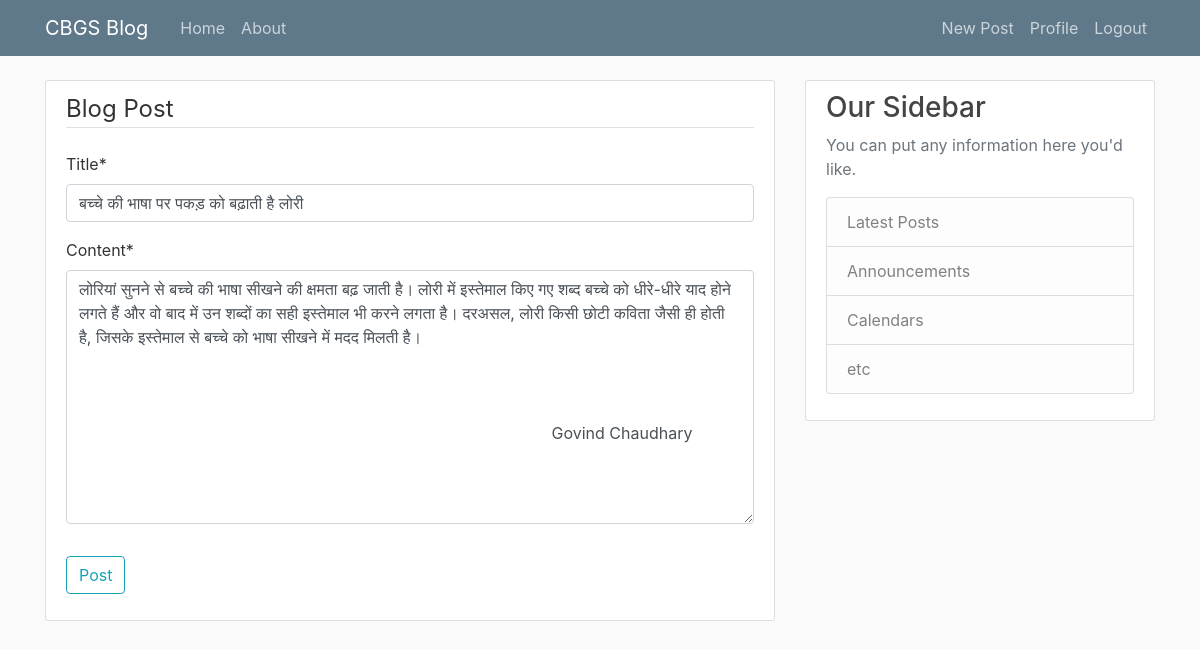
The page /post/6/update (signed in) on the database its author committed.
### blog/models.py (models this page shows, shortened)
class Post(models.Model):
	title = models.CharField(max_length=100)
	content = models.TextField()
	date_posted = models.DateTimeField(default=timezone.now)
	author = models.ForeignKey(User,on_delete=models.CASCADE)

### blog/views.py (the view, shortened to what this page needs)
# urls.py: path('post/<int:pk>/update', PostUpdateView.as_view(), name='post-update'),
class PostUpdateView(LoginRequiredMixin, UserPassesTestMixin, UpdateView):
	model = Post
	fields = ['title', 'content']
	def test_func(self):
		post = self.get_object()
		if self.request.user == post.author:
			return True
		return False

### blog/templates/blog/post_form.html (shortened to what this page needs)
{% extends 'blog/base.html' %}
{% load crispy_forms_tags %}
{% block content %}
	<div class="content-section">
		<form method="POST">
				<fieldset class="form-group">
					<legend class="border-bottom mb-4">Blog Post</legend>
						{{ form | crispy }}
				</fieldset>
				<div class="form-group">
					<button class="btn btn-outline-info" type='submit'>Post</button>
				</div>
		</form>
	</div>
	{% endblock content %}

### blog/static/blog/main.css (style rules this page uses)
body { background: #fafafa; color: #333333; margin-top: 5rem; }
.content-section { background: #ffffff; padding: 10px 20px; border: 1px solid #dddddd; border-radius: 3px; margin-bottom: 20px; }

### rows shown on the page
Post: title "बच्चे की भाषा पर पकड़ को बढ़ाती है लोरी", content "लोरियां सुनने से बच्चे की भाषा सीखने की क्षमता बढ़ जाती है। लोरी में इस्तेमाल किए गए शब्द बच्चे को धीरे-धीरे याद होने लगते हैं और वो बाद में उन शब्दों का सही इस्तेमाल भी करने लगता है। दरअसल, लोरी किसी छोटी कविता जैसी ही होती है, जिसके इस्तेमाल से बच्चे को भाषा सीखने में मदद मिलती है। Govind Chaudhary"
